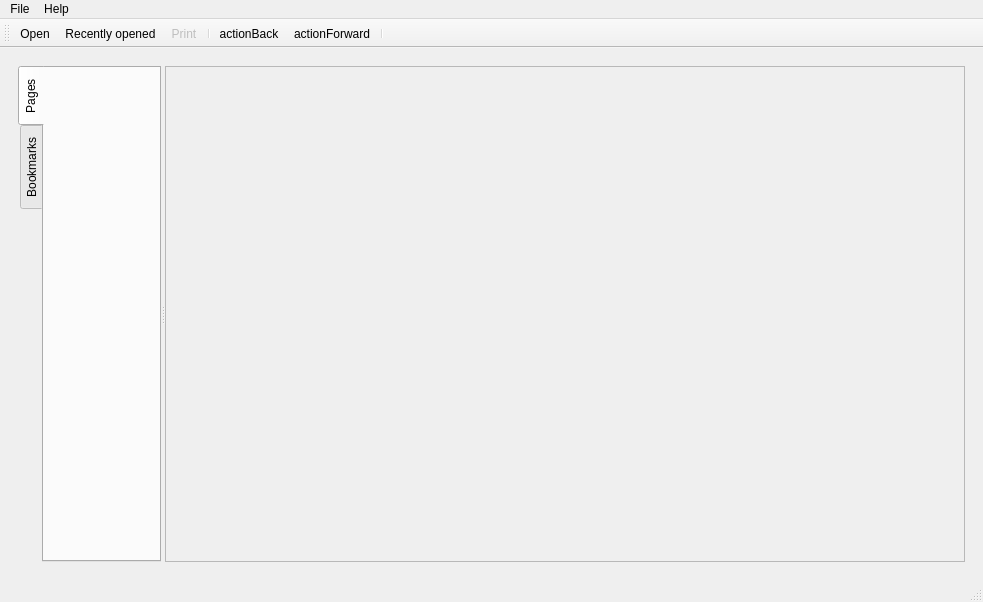
<?xml version="1.0" encoding="UTF-8"?>
<ui version="4.0">
 <class>MainWindow</class>
 <widget class="QMainWindow" name="MainWindow">
  <property name="geometry">
   <rect>
    <x>0</x>
    <y>0</y>
    <width>983</width>
    <height>602</height>
   </rect>
  </property>
  <property name="windowTitle">
   <string>Document Viewer Demo</string>
  </property>
  <property name="windowIcon">
   <iconset resource="documentviewer.qrc">
    <normaloff>:/demos/documentviewer/images/qt-logo.png</normaloff>:/demos/documentviewer/images/qt-logo.png</iconset>
  </property>
  <widget class="QWidget" name="centralwidget">
   <property name="enabled">
    <bool>true</bool>
   </property>
   <layout class="QVBoxLayout" name="verticalLayout">
    <item>
     <widget class="QWidget" name="viewArea" native="true">
      <layout class="QVBoxLayout" name="verticalLayout_2">
       <item>
        <widget class="QSplitter" name="splitter">
         <property name="orientation">
          <enum>Qt::Orientation::Horizontal</enum>
         </property>
         <widget class="QTabWidget" name="tabWidget">
          <property name="tabPosition">
           <enum>QTabWidget::TabPosition::West</enum>
          </property>
          <property name="currentIndex">
           <number>0</number>
          </property>
          <widget class="QWidget" name="bookmarkTab">
           <attribute name="title">
            <string>Pages</string>
           </attribute>
          </widget>
          <widget class="QWidget" name="pagesTab">
           <attribute name="title">
            <string>Bookmarks</string>
           </attribute>
          </widget>
         </widget>
         <widget class="QScrollArea" name="scrollArea">
          <property name="sizePolicy">
           <sizepolicy hsizetype="Expanding" vsizetype="Expanding">
            <horstretch>0</horstretch>
            <verstretch>0</verstretch>
           </sizepolicy>
          </property>
          <property name="minimumSize">
           <size>
            <width>800</width>
            <height>0</height>
           </size>
          </property>
          <property name="widgetResizable">
           <bool>true</bool>
          </property>
          <widget class="QWidget" name="scrollAreaWidgetContents">
           <property name="geometry">
            <rect>
             <x>0</x>
             <y>0</y>
             <width>798</width>
             <height>472</height>
            </rect>
           </property>
          </widget>
         </widget>
        </widget>
       </item>
      </layout>
     </widget>
    </item>
   </layout>
  </widget>
  <widget class="QMenuBar" name="menubar">
   <property name="geometry">
    <rect>
     <x>0</x>
     <y>0</y>
     <width>983</width>
     <height>26</height>
    </rect>
   </property>
   <widget class="QMenu" name="qtFileMenu">
    <property name="title">
     <string>File</string>
    </property>
    <addaction name="actionOpen"/>
    <addaction name="actionRecent"/>
    <addaction name="actionPrint"/>
    <addaction name="actionQuit"/>
   </widget>
   <widget class="QMenu" name="menuHelp">
    <property name="title">
     <string>Help</string>
    </property>
    <addaction name="actionAbout"/>
    <addaction name="actionAboutQt"/>
   </widget>
   <addaction name="qtFileMenu"/>
   <addaction name="menuHelp"/>
  </widget>
  <widget class="QStatusBar" name="statusbar"/>
  <widget class="QToolBar" name="mainToolBar">
   <property name="windowTitle">
    <string>toolBar</string>
   </property>
   <attribute name="toolBarArea">
    <enum>TopToolBarArea</enum>
   </attribute>
   <attribute name="toolBarBreak">
    <bool>false</bool>
   </attribute>
   <addaction name="actionOpen"/>
   <addaction name="actionRecent"/>
   <addaction name="actionPrint"/>
   <addaction name="separator"/>
   <addaction name="actionBack"/>
   <addaction name="actionForward"/>
   <addaction name="separator"/>
  </widget>
  <action name="actionOpen">
   <property name="icon">
    <iconset resource="documentviewer.qrc">
     <normaloff>:/demos/documentviewer/images/open.png</normaloff>:/demos/documentviewer/images/open.png</iconset>
   </property>
   <property name="text">
    <string>Open</string>
   </property>
   <property name="shortcut">
    <string>Ctrl+O</string>
   </property>
  </action>
  <action name="actionAbout">
   <property name="icon">
    <iconset theme="help-about" resource="documentviewer.qrc">
     <normaloff>:/demos/documentviewer/images/help-about.svgz</normaloff>:/demos/documentviewer/images/help-about.svgz</iconset>
   </property>
   <property name="text">
    <string>about documentviewer</string>
   </property>
   <property name="toolTip">
    <string>Show information about the Document Viewer deomo.</string>
   </property>
   <property name="shortcut">
    <string>Ctrl+H</string>
   </property>
  </action>
  <action name="actionForward">
   <property name="icon">
    <iconset resource="documentviewer.qrc">
     <normaloff>:/demos/documentviewer/images/go-next.svgz</normaloff>:/demos/documentviewer/images/go-next.svgz</iconset>
   </property>
   <property name="text">
    <string>actionForward</string>
   </property>
   <property name="toolTip">
    <string>One step forward</string>
   </property>
   <property name="shortcut">
    <string>Right</string>
   </property>
  </action>
  <action name="actionBack">
   <property name="icon">
    <iconset resource="documentviewer.qrc">
     <normaloff>:/demos/documentviewer/images/go-previous.svgz</normaloff>:/demos/documentviewer/images/go-previous.svgz</iconset>
   </property>
   <property name="text">
    <string>actionBack</string>
   </property>
   <property name="toolTip">
    <string>One step back</string>
   </property>
   <property name="shortcut">
    <string>Left</string>
   </property>
  </action>
  <action name="actionPrint">
   <property name="enabled">
    <bool>false</bool>
   </property>
   <property name="icon">
    <iconset theme="document-print" resource="documentviewer.qrc">
     <normaloff>:/demos/documentviewer/images/print2x.png</normaloff>:/demos/documentviewer/images/print2x.png</iconset>
   </property>
   <property name="text">
    <string>Print</string>
   </property>
   <property name="toolTip">
    <string>Print current file</string>
   </property>
   <property name="shortcut">
    <string>Ctrl+P</string>
   </property>
  </action>
  <action name="actionAboutQt">
   <property name="icon">
    <iconset resource="documentviewer.qrc">
     <normaloff>:/demos/documentviewer/images/qt-logo.png</normaloff>
     <normalon>:/demos/documentviewer/images/qt-logo.png</normalon>:/demos/documentviewer/images/qt-logo.png</iconset>
   </property>
   <property name="text">
    <string>About Qt</string>
   </property>
   <property name="toolTip">
    <string>Show Qt license information</string>
   </property>
   <property name="shortcut">
    <string>Ctrl+I</string>
   </property>
  </action>
  <action name="actionRecent">
   <property name="icon">
    <iconset resource="documentviewer.qrc">
     <normaloff>:/demos/documentviewer/images/document-open-recent.svgz</normaloff>:/demos/documentviewer/images/document-open-recent.svgz</iconset>
   </property>
   <property name="text">
    <string>Recently opened...</string>
   </property>
   <property name="shortcut">
    <string>Meta+R</string>
   </property>
  </action>
  <action name="actionQuit">
   <property name="icon">
    <iconset theme="application-exit"/>
   </property>
   <property name="text">
    <string>Quit</string>
   </property>
   <property name="toolTip">
    <string>Quit the application</string>
   </property>
   <property name="shortcut">
    <string>Ctrl+Q</string>
   </property>
  </action>
 </widget>
 <resources>
  <include location="documentviewer.qrc"/>
 </resources>
 <connections>
  <connection>
   <sender>actionQuit</sender>
   <signal>triggered()</signal>
   <receiver>MainWindow</receiver>
   <slot>close()</slot>
   <hints>
    <hint type="sourcelabel">
     <x>-1</x>
     <y>-1</y>
    </hint>
    <hint type="destinationlabel">
     <x>491</x>
     <y>300</y>
    </hint>
   </hints>
  </connection>
 </connections>
</ui>
